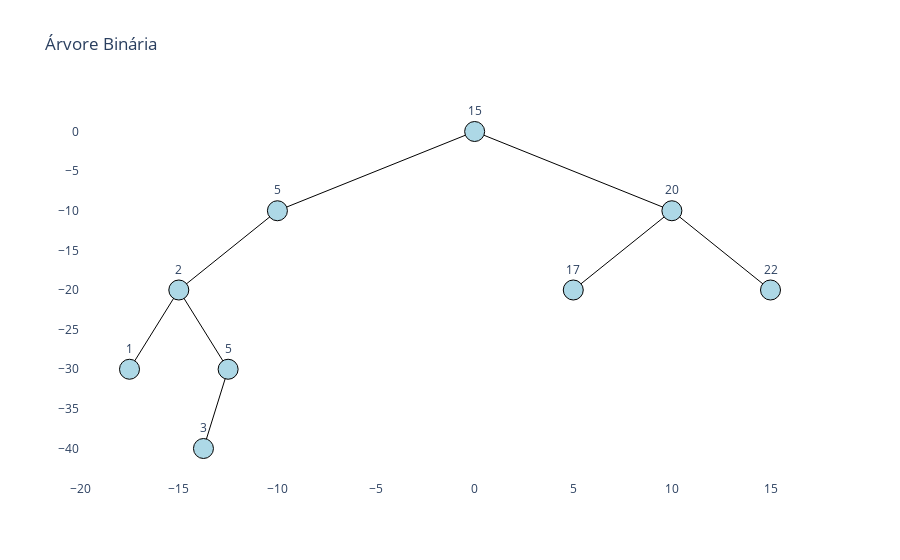

The code cell stored with this chart in its notebook:
### Code cell
# Construindo a árvore binária
bst = BST()
for value in [15, 5, 20, 17, 22, 2, 5, 1, 3]:
    bst.add(value)

# Plotando a árvore
bst.plot()

### Figure 1 — Plotly figure (JSON) as saved in the notebook; plotly's stock layout.template omitted (floating-point values rounded to 4 significant figures)
{"data": [{"hoverinfo": "none", "line": {"color": "black", "width": 1}, "mode": "lines", "type": "scatter", "x": [0, -10, null, -10, -15, null, -15, -17.5, null, -15, -12.5, null, -12.5, -13.75, null, 0, 10, null, 10, 5, null, 10, 15, null], "y": [0, -10, null, -10, -20, null, -20, -30, null, -20, -30, null, -30, -40, null, 0, -10, null, -10, -20, null, -10, -20, null]}, {"hoverinfo": "text", "marker": {"color": "lightblue", "line": {"color": "black", "width": 1}, "size": 20}, "mode": "markers+text", "text": ["15", "5", "2", "1", "5", "3", "20", "17", "22"], "textposition": "top center", "type": "scatter", "x": [0, -10, -15, -17.5, -12.5, -13.75, 10, 5, 15], "y": [0, -10, -20, -30, -30, -40, -10, -20, -20]}], "layout": {"showlegend": false, "title": {"text": "Árvore Binária"}, "xaxis": {"showgrid": false, "zeroline": false}, "yaxis": {"showgrid": false, "zeroline": false}}}
